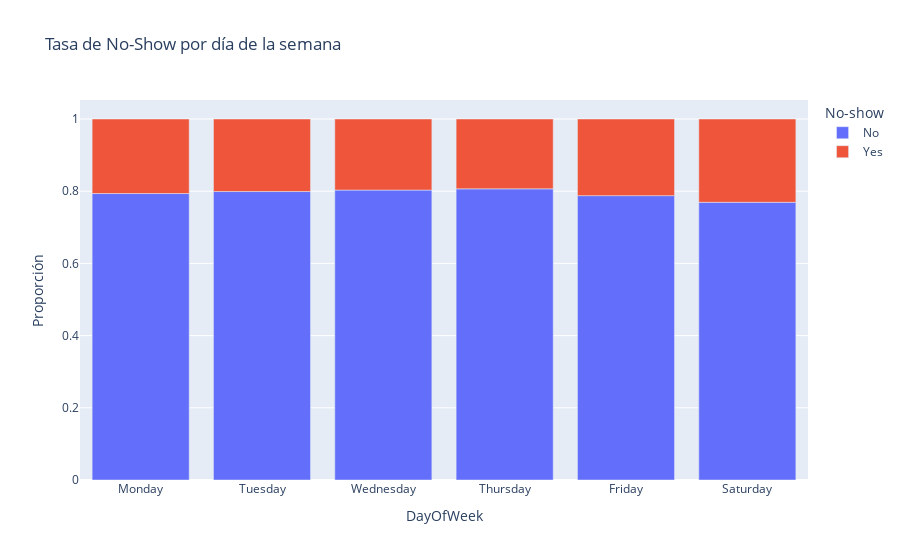

This figure's notebook cell:
### Markdown cell above
## Interpretación del análisis por nivel de discapacidad (Handcap)

La gráfica anterior muestra la distribución de pacientes según su nivel de discapacidad, y los datos adicionales revelan las tasas de No-Show por cada nivel:

### **Distribución de la población:**
- **Nivel 0 (Sin discapacidad)**: 70,652 pacientes (98.4% del dataset)
- **Nivel 1**: 1,185 pacientes (1.5% del dataset)
- **Nivel 2**: 112 pacientes (0.15% del dataset)
- **Nivel 3**: 8 pacientes (0.01% del dataset)
- **Nivel 4**: 2 pacientes (0.003% del dataset)

### **Observaciones de la distribución:**

1. La mayoría de pacientes (98.4%) no tienen discapacidad registrada.

2. Solo el 1.6% del dataset tiene algún nivel de discapacidad registrado.

3. Los niveles más altos de discapacidad tienen muy pocos casos, especialmente los niveles 3 y 4.

### Code cell
#días de la semana

# Convertir fechas
archivo['ScheduledDay'] = pd.to_datetime(archivo['ScheduledDay'])
archivo['AppointmentDay'] = pd.to_datetime(archivo['AppointmentDay'])

# Extraer día de la semana
archivo['DayOfWeek'] = archivo['AppointmentDay'].dt.day_name()

# Ordenar días de la semana
day_order = ['Monday', 'Tuesday', 'Wednesday', 'Thursday', 'Friday', 'Saturday', 'Sunday']
archivo['DayOfWeek'] = pd.Categorical(archivo['DayOfWeek'], 
                                                  categories=day_order, 
                                                  ordered=True)

day_noshow = pd.crosstab(archivo['DayOfWeek'], 
                        archivo['No-show'], 
                        normalize='index')

fig = px.bar(day_noshow, 
             title="Tasa de No-Show por día de la semana",
             labels={'value': 'Proporción', 'index': 'Día de la semana'})

fig.show()

print("Tasa de No-Show por día de la semana:")
print(day_noshow)

### Figure 1 — Plotly figure (JSON) as saved in the notebook; plotly's stock layout.template omitted (floating-point values rounded to 4 significant figures)
{"data": [{"hovertemplate": "No-show=No<br>DayOfWeek=%{x}<br>Proporción=%{y}<extra></extra>", "legendgroup": "No", "marker": {"color": "#636efa", "pattern": {"shape": ""}}, "name": "No", "orientation": "v", "showlegend": true, "textposition": "auto", "type": "bar", "x": ["Monday", "Tuesday", "Wednesday", "Thursday", "Friday", "Saturday"], "xaxis": "x", "y": [0.7935, 0.7991, 0.8031, 0.8065, 0.7877, 0.7692], "yaxis": "y"}, {"hovertemplate": "No-show=Yes<br>DayOfWeek=%{x}<br>Proporción=%{y}<extra></extra>", "legendgroup": "Yes", "marker": {"color": "#EF553B", "pattern": {"shape": ""}}, "name": "Yes", "orientation": "v", "showlegend": true, "textposition": "auto", "type": "bar", "x": ["Monday", "Tuesday", "Wednesday", "Thursday", "Friday", "Saturday"], "xaxis": "x", "y": [0.2065, 0.2009, 0.1969, 0.1935, 0.2123, 0.2308], "yaxis": "y"}], "layout": {"barmode": "relative", "legend": {"title": {"text": "No-show"}, "tracegroupgap": 0}, "title": {"text": "Tasa de No-Show por día de la semana"}, "xaxis": {"anchor": "y", "domain": [0, 1], "title": {"text": "DayOfWeek"}}, "yaxis": {"anchor": "x", "domain": [0, 1], "title": {"text": "Proporción"}}}}
